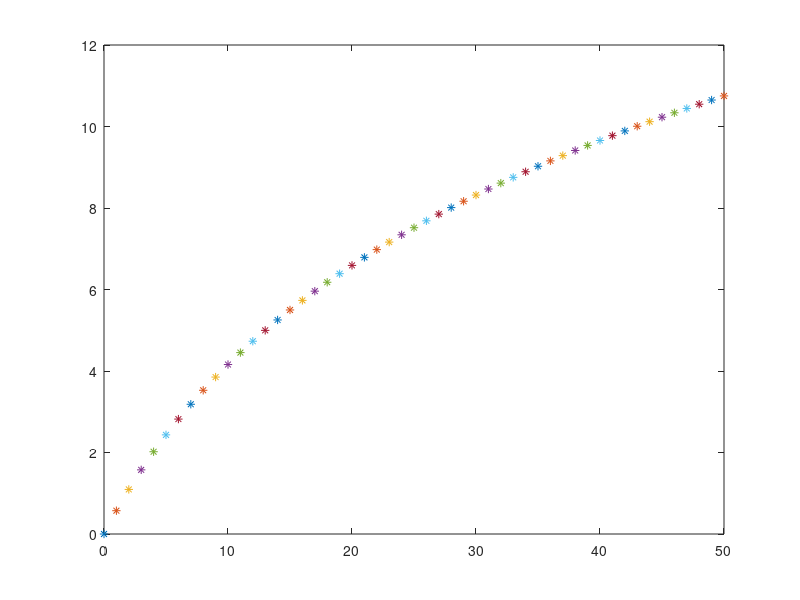

The MATLAB source for this figure:
close all;
w=0.5;

figure;
for wave=0:1:50;


%w=0.5*(1+floor(25*log(0.05*wave+1)));
w=1*6*log(0.1*wave+1);
plot(wave,w,'*');hold on;
end

